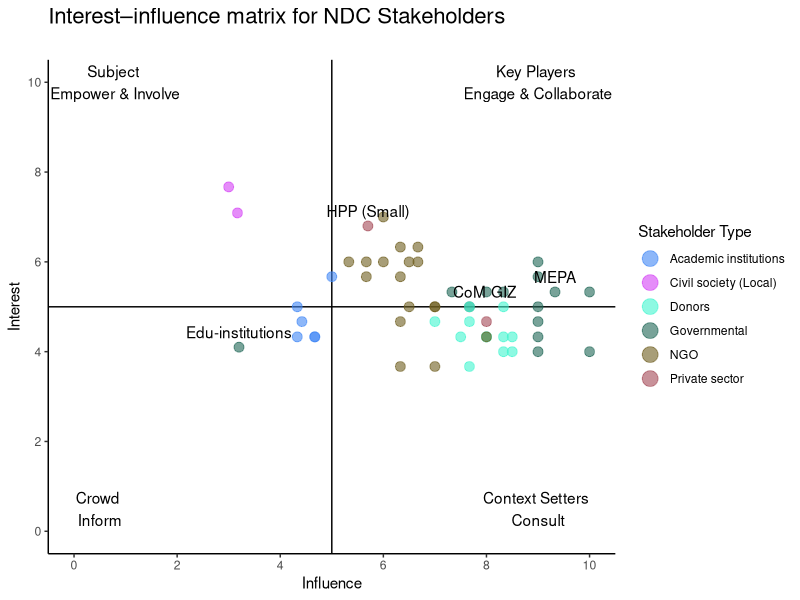

This figure's R source: (Note: this script raises an error after producing the figure.)
rm(list=ls())    # clear the workspace

#=== Temur Gugushvii === 


library(ggplot2)
library(tidyverse)


Stakeholder <- readr::read_csv("Data/stakeholder_updated.csv",
                                 col_types = cols(Abbreviation = "c",
                                                  Interest = "n",
                                                  Influence = "n",
                                                  Grouped = "c",
                                                  Level = "c"))



Figure1 <- Stakeholder %>%
                           ggplot(aes(Influence, Interest, color=Grouped, group=Grouped)) +
                           geom_vline(xintercept = 5)+
                           geom_hline(yintercept = 5)+
                           theme_classic()+
                           #geom_point(aes(size = Influence),  alpha = 0.6)+
                           geom_point(size = 3, alpha = 0.6)+
                           geom_text(aes(label=Abbreviation), vjust = 0, nudge_y = 0.2, 
                                     show.legend = FALSE, color = "black",
                           data = . %>% filter(Abbreviation %in% c("GIZ", "MEPA", "CoM", 
                                                    "Edu-institutions", "HPP (Small)")))+
                           theme(plot.title=element_text(colour="black", size=16),
                                 legend.position="right")+
                           annotate("text", x = 9, y = 10, label = "Key Players \nEngage & Collaborate")+
                           annotate("text", x = 9, y = 0.5,  label = "Context Setters \nConsult")+
                           annotate("text", x = 0.5, y = 0.5, label = "Crowd \nInform")+
                           annotate("text", x = 0.8, y = 10, label = "Subject \nEmpower & Involve")+
                           scale_y_continuous(breaks=seq(0, 10, 2), limits = c(0,10))+
                           scale_x_continuous(breaks=seq(0, 10, 2),  limits = c(0,10))+
                           scale_color_manual(name = "Stakeholder Type",
                                              labels = c("Academic institutions", "Civil society (Local)", "Donors", "Governmental", "NGO", "Private sector"),
                                              values = c("#4287f5", "#d442f5", "#42f5ce", "#1f6656", "#6e5e1e", "#a34955"),
                                              guide = guide_legend(override.aes = list(size = 5)))+
                           scale_size_continuous(breaks=seq(0, 10, 2), 
                                                 limits = c(0,10), name = "Influence Rate", range = c(-5,10))+
                           labs(title="Interest–influence matrix for NDC Stakeholders",
                                subtitle ="")
  
  


#Save the ggplot
ggsave("Visualisation/Figure1.png", 
       plot = Figure1,
       width = 24, 
       height = 20, 
       units = "cm")  


